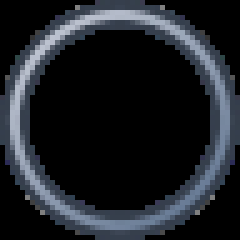
#> input picture core/plugins_old/Geometry/OTModuleCircleRadius/radius.png, 48 x 48 px (shown 5 times larger)
$ python -i polar.py   (imports and definitions only)
#> lines starting #> are read from the running program, lines starting #| are printed output that depends on the picture; after the words box and inside, x2 and y2 are one past the last pixel; in counts of white or black regions, pixels touching at a corner belong together
#> further down, picture is the input picture: shape (48, 48, 3); mean B, G, R 38.6, 33.2, 29.8
import numpy as np
import scipy as sp
import scipy.ndimage
import cv2
import Image

import matplotlib.pyplot as plt


# [36 lines left out: function plot_directional_intensity, not called in this run]


def plot_polar_image(data, origin=None):
    """Plots an image reprojected into polar coordinages with the origin
    at "origin" (a tuple of (x0, y0), defaults to the center of the image)"""
    """
    polar_grid, r, theta = reproject_image_into_polar(data, origin)
    plt.figure()
    plt.imshow(polar_grid, extent=(theta.min(), theta.max(), r.max(), r.min()))
    plt.axis('auto')
    plt.ylim(plt.ylim()[::-1])
    plt.xlabel('Theta Coordinate (radians)')
    plt.ylabel('R Coordinate (pixels)')
    plt.title('Image in Polar Coordinates')
    """
    while True:
        ny, nx = data.shape[:2]
#> ny = 48; nx = 48
        if origin is None: origin = (nx//2, ny//2)
#> origin = (24, 24)

        polar_grid, r, theta = reproject_image_into_polar(data, origin)

        gray = cv2.cvtColor(polar_grid, cv2.COLOR_BGR2GRAY)
        #edges = cv2.Canny(gray,50,150,apertureSize = 3)
        edges = cv2.adaptiveThreshold(gray,255,cv2.ADAPTIVE_THRESH_MEAN_C, cv2.THRESH_BINARY,3,0)
        #_, edges = cv2.threshold(gray,0,255,cv2.THRESH_BINARY_INV+cv2.THRESH_OTSU)

        #lines = cv2.HoughLines(edges,1,np.pi/180,200)
        lines = cv2.HoughLinesP(edges, 1, np.pi/2, 2, None, 30, 1);

        if lines!=None:
            for x1,y1,x2,y2 in lines[0]:
                cv2.line(polar_grid,(x1,y1),(x2,y2),(0,0,255),2)
        """
        for rho,theta in lines[0]:
            a = np.cos(theta)
            b = np.sin(theta)
            x0 = a*rho
            y0 = b*rho
            x1 = int(x0 + 1000*(-b))
            y1 = int(y0 + 1000*(a))
            x2 = int(x0 - 1000*(-b))
            y2 = int(y0 - 1000*(a))
            cv2.line(img,(x1,y1),(x2,y2),(0,0,255),2)
        """

        cv2.imshow("polar_grid", polar_grid)
        cv2.imshow("edges", edges)
        key = cv2.waitKey(0)
        if key==65361: origin = origin = origin[0]-1, origin[1]
        if key==65363: origin = origin = origin[0]+1, origin[1]
        if key==65362: origin = origin = origin[0], origin[1]-1
        if key==65364: origin = origin = origin[0], origin[1]+1
        if key==27: break


def index_coords(data, origin=None):
    """Creates x & y coords for the indicies in a numpy array "data".
    "origin" defaults to the center of the image. Specify origin=(0,0)
    to set the origin to the lower left corner of the image."""
#> called with origin = (24, 24)
    ny, nx = data.shape[:2]
#> ny = 48; nx = 48
    if origin is None: origin_x, origin_y = nx // 2, ny // 2
    else: origin_x, origin_y = origin
#> origin_x = 24; origin_y = 24
    x, y = np.meshgrid(np.arange(nx), np.arange(ny))
    x -= origin_x
    y -= origin_y
    return x, y

def cart2polar(x, y):
    r = np.sqrt(x**2 + y**2)
    theta = np.arctan2(y, x)
    return r, theta

def polar2cart(r, theta):
    x = r * np.cos(theta)
    y = r * np.sin(theta)
    return x, y


# [17 lines left out: function bin_by, not called in this run]

def reproject_image_into_polar(data, origin=None):
    """Reprojects a 3D numpy array ("data") into a polar coordinate system.y
    "origin" is a tuple of (x0, y0) and defaults to the center of the image."""
    ny, nx = data.shape[:2]
    if origin is None: origin = (nx//2, ny//2)

    # Determine that the min and max r and theta coords will be...
    x, y = index_coords(data, origin=origin)
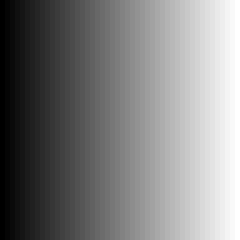
#> x: shape (48, 48) int64 (shown 5 times larger); min -24, max 23, mean -0.5; drawn with min black and max white
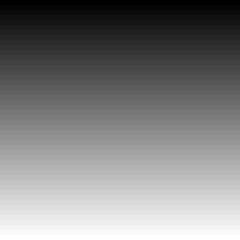
#> y: shape (48, 48) int64 (shown 5 times larger); min -24, max 23, mean -0.5; drawn with min black and max white
    r, theta = cart2polar(x, y)
#> in cart2polar, `r = np.sqrt(x**2 + y**2)`:
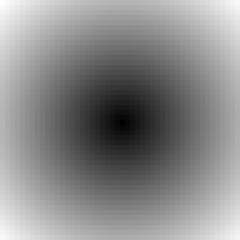
#> r: shape (48, 48) float64 (shown 5 times larger); min 0, max 33.94, mean 18.4; drawn with min black and max white
#> in cart2polar, `theta = np.arctan2(y, x)`:
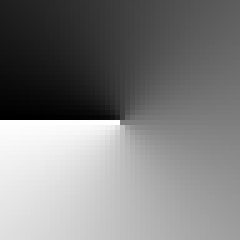
#> theta: shape (48, 48) float64 (shown 5 times larger); min -3.1, max 3.14, mean -0.000341; drawn with min black and max white

    # Make a regular (in polar space) grid based on the min and max r & theta
    r_i = np.linspace(r.min(), r.max(), nx)
#> r_i = 48 values from 0 to 33.94
    theta_i = np.linspace(theta.min(), theta.max(), ny)
#> theta_i = 48 values from -3.1 to 3.14
    theta_grid, r_grid = np.meshgrid(theta_i, r_i)

    # Project the r and theta grid back into pixel coordinates
    xi, yi = polar2cart(r_grid, theta_grid)
    xi += origin[0] # We need to shift the origin back to
    yi += origin[1] # back to the lower-left corner...
    xi, yi = xi.flatten(), yi.flatten()
    coords = np.vstack((xi, yi)) # (map_coordinates requires a 2xn array)

    # Reproject each band individually and the restack
    # (uses less memory than reprojection the 3-dimensional array in one step)
    bands = []
    for band in data.T:
        zi = sp.ndimage.map_coordinates(band, coords, order=1)
        bands.append(zi.reshape((nx, ny)))
#> this loop made 3 passes
#> after the loop, bands = 3 items
    output = np.dstack(bands)
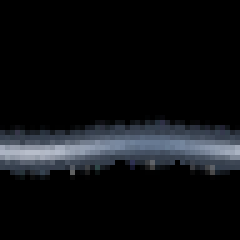
#> output: shape (48, 48, 3) (shown 5 times larger); mean of channels 0, 1, 2 19.1, 16.5, 14.8; drawn as B, G, R

    return output, r_i, theta_i

>>> import cv2
>>> picture = cv2.imread('radius.png')
>>> result = plot_polar_image(picture)
#> in plot_polar_image, `polar_grid, r, theta = reproject_image_into_polar(data, origin)`: r = 48 values from 0 to 33.94; theta = 48 values from -3.1 to 3.14
#> in plot_polar_image, `gray = cv2.cvtColor(polar_grid, cv2.COLOR_BGR2GRAY)`:
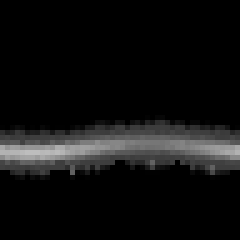
#> gray: shape (48, 48) (shown 5 times larger); min 0, max 190, mean 16.3
#> in plot_polar_image, `edges = cv2.adaptiveThreshold(gray,255,cv2.ADAPTIVE_THRESH_MEAN_C, cv2..`:
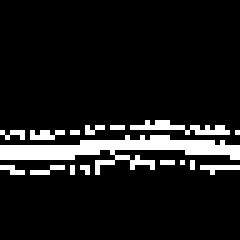
#> edges: shape (48, 48) (shown 5 times larger); 10.2% white in thin lines or dots, all inside (x1, y1, x2, y2) = (0, 24, 48, 35)
#> in plot_polar_image, `lines = cv2.HoughLinesP(edges, 1, np.pi/2, 2, None, 30, 1);`: lines = [[0, 29, 47, 29]]
#> (the run stopped early here; a loop or call above may not have finished)
